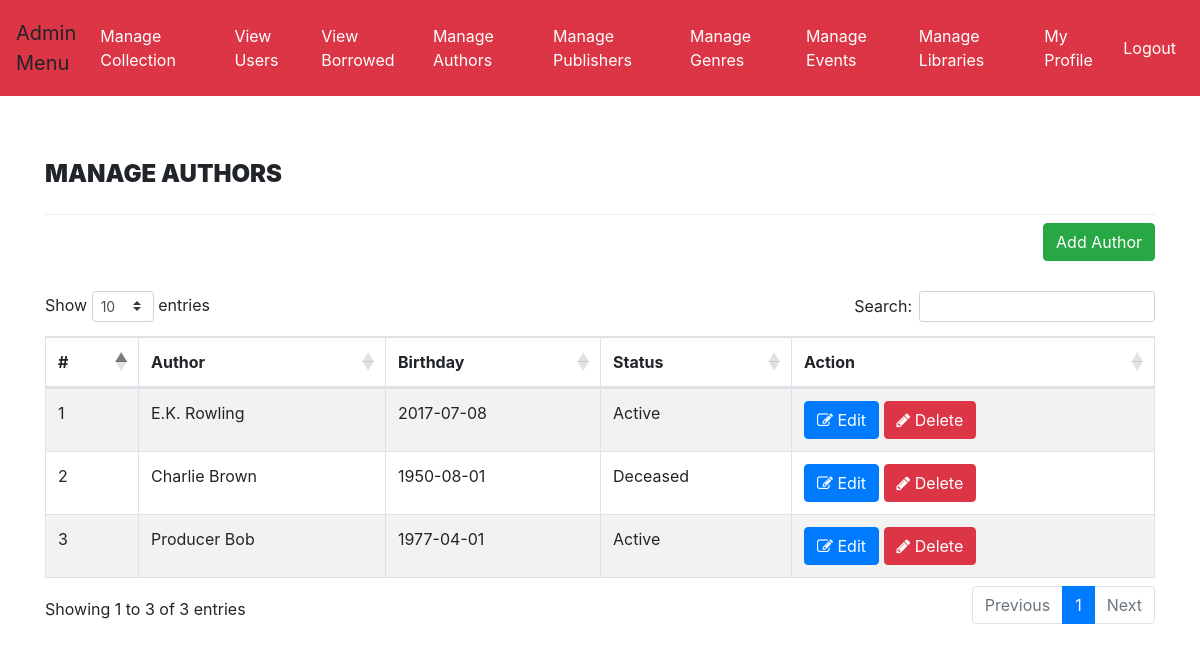
Screenshot of /admin/manage-authors.php (signed in) with the database file from the repository.
### tables this page shows
CREATE TABLE `authors` (
  `id` int(11) NOT NULL,
  `AuthorName` varchar(159) DEFAULT NULL,
  `Birthday` DATE DEFAULT NULL,
  `Status` varchar(10) DEFAULT NULL
);

### admin/manage-authors.php (the view, shortened to what this page needs)
<?php
include('includes/config.php');
if(strlen($_SESSION['alogin'])==0)
    {
header('location:../index.php');
}
else{
    ?>
<!DOCTYPE html>
<html xmlns="http://www.w3.org/1999/xhtml">
<head>
    <link href="assets/css/font-awesome.css" rel="stylesheet" />
    <link href="https://cdnjs.cloudflare.com/ajax/libs/twitter-bootstrap/4.1.3/css/bootstrap.css" rel="stylesheet" />
    <link href="https://cdn.datatables.net/1.10.19/css/dataTables.bootstrap4.min.css" rel="stylesheet" />
    <link href="assets/css/style.css" rel="stylesheet" />
</head>
<body>
<?php include('admin-navbar.php');?>
    <div class="content-wrapper">
         <div class="container">
        <div class="row pad-botm">
            <div class="col-md-12">
                <h4 class="header-line">Manage Authors</h4>
                <a href="add-author.php"><button type="button" name="addAuthor" class="btn btn-success" style="float:right;">Add Author</button></a>
    </div>
        </div>
            <div class="row">
                <div class="col-md-12">
                    <div class="panel panel-default">
                        <div class="panel-body">
                            <div class="table-responsive">
                                <table class="table table-striped table-bordered table-hover" id="dataTables-example">
                                    <thead>
                                        <tr>
                                            <th>#</th>
                                            <th>Author</th>
                                            <th>Birthday</th>
                                            <th>Status</th>
                                            <th>Action</th>
                                        </tr>
                                    </thead>
                                    <tbody>
<?php $sql = "SELECT * from  authors";
$query = $dbh -> prepare($sql);
$query->execute();
$results=$query->fetchAll(PDO::FETCH_OBJ);
$cnt=1;
if($query->rowCount() > 0)
{
foreach($results as $result)
{               ?>
                                        <tr class="odd gradeX">
                                            <td class="center"><?php echo htmlentities($cnt);?></td>
                                            <td class="center"><?php echo htmlentities($result->AuthorName);?></td>
                                            <td class="center"><?php echo htmlentities($result->Birthday);?></td>
                                            <td class="center"><?php echo htmlentities($result->Status);?></td>
                                            <td class="center">
                                            <a href="edit-author.php?authorid=<?php echo htmlentities($result->id);?>"><button class="btn btn-primary"><i class="fa fa-edit "></i> Edit</button>
                                          <a href="manage-authors.php?del=<?php echo htmlentities($result->id);?>" onclick="return confirm('Are you sure you want to delete?');" >  <button class="btn btn-danger"><i class="fa fa-pencil"></i> Delete</button>
                                            </td>
                                        </tr>
 <?php $cnt=$cnt+1;}} ?>
                                    </tbody>
                                </table>
                            </div>
                        </div>
                    </div>
                </div>
            </div>
    </div>
    </div>
</body>
</html>
<?php } ?>

### admin/assets/css/style.css (style rules this page uses)
.content-wrapper { margin-top: 40px; min-height:800px; padding-bottom:90px; }
.header-line { font-weight:900; padding-bottom:25px; border-bottom:1px solid #eeeeee; text-transform:uppercase; }
.pad-botm { padding-bottom:30px; }

### rows the page displays
authors: AuthorName "E.K. Rowling", Birthday "2017-07-08", Status "Active"
authors: AuthorName "Charlie Brown", Birthday "1950-08-01", Status "Deceased"
authors: AuthorName "Producer Bob", Birthday "1977-04-01", Status "Active"
